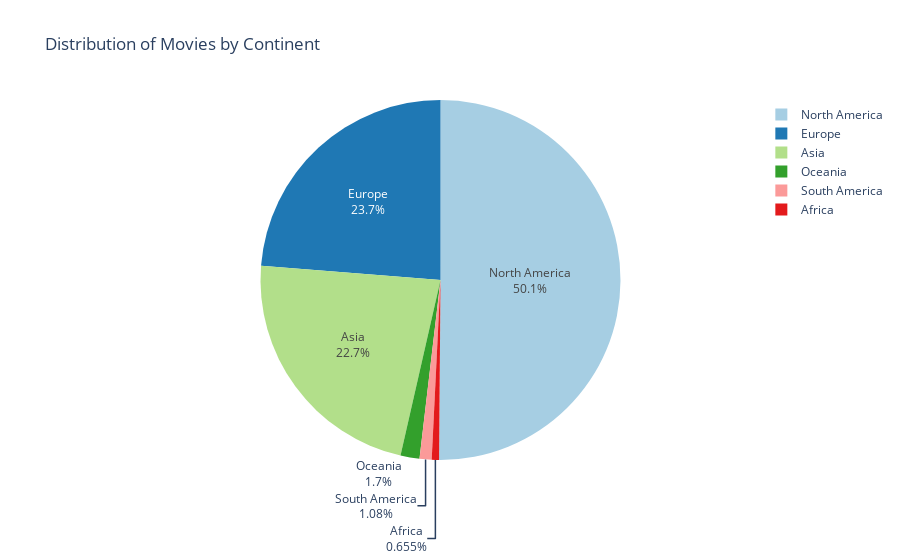

The notebook cell this image was saved under:
### Code cell
# Calculate continent counts
continent_counts = df_countries['continent'].explode().value_counts()

# Define a custom color palette similar to 'Paired'
custom_colors = [
    "#a6cee3", "#1f78b4", "#b2df8a", "#33a02c", 
    "#fb9a99", "#e31a1c", "#fdbf6f", "#ff7f00", 
    "#cab2d6", "#6a3d9a", "#ffff99", "#b15928"
]

# Create a pie chart using Plotly
fig = px.pie(
    names=continent_counts.index,
    values=continent_counts.values,
    title='Distribution of Movies by Continent',
    color_discrete_sequence=custom_colors
)

# Customize the chart
fig.update_traces(textinfo='percent+label', hoverinfo='label+percent')

# Display the chart
fig.write_html("plot/dataset_presentation/distribution_of_movies_by_continent.html")
fig.show()

### Figure 1 — Plotly figure (JSON) as saved in the notebook; plotly's stock layout.template omitted (floating-point values rounded to 4 significant figures)
{"data": [{"domain": {"x": [0, 1], "y": [0, 1]}, "hoverinfo": "label+percent", "hovertemplate": "label=%{label}<br>value=%{value}<extra></extra>", "labels": ["North America", "Europe", "Asia", "Oceania", "South America", "Africa"], "legendgroup": "", "name": "", "showlegend": true, "textinfo": "percent+label", "type": "pie", "values": [17214, 8155, 7791, 585, 372, 225]}], "layout": {"legend": {"tracegroupgap": 0}, "piecolorway": ["#a6cee3", "#1f78b4", "#b2df8a", "#33a02c", "#fb9a99", "#e31a1c", "#fdbf6f", "#ff7f00", "#cab2d6", "#6a3d9a", "#ffff99", "#b15928"], "title": {"text": "Distribution of Movies by Continent"}}}
